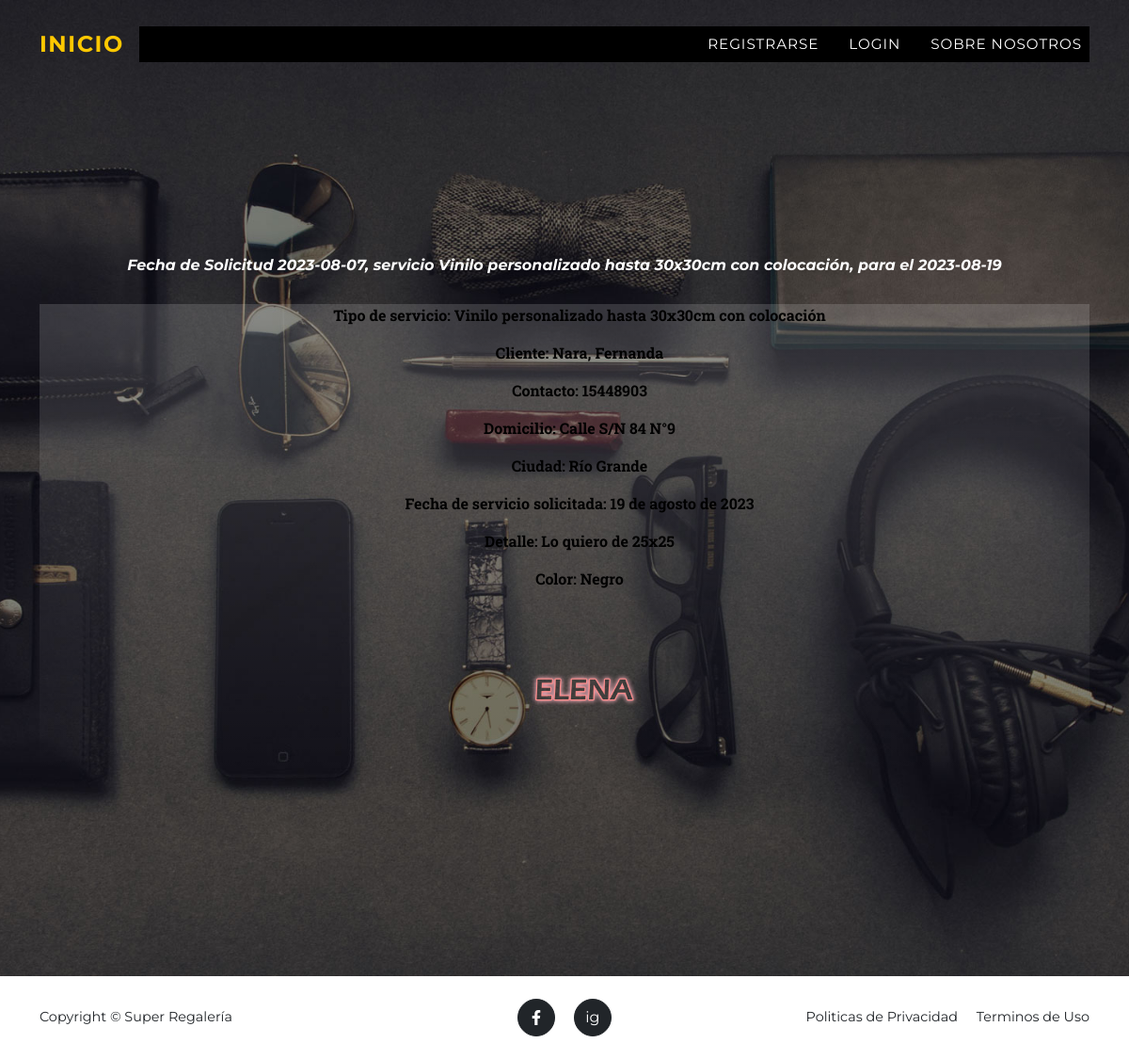
The app's page /venta/servicio/detail/2 with its own data.
### apps/venta/models.py (models this page shows)
class Servicio(models.Model):
    fecha = models.DateField(auto_now_add=True)
    tiposervicio_id = models.ForeignKey(TipoServicio, on_delete=models.SET_NULL, null=True, blank=True)
    cliente_id = models.ForeignKey(Cliente, on_delete=models.SET_NULL, null=True, blank=True)
    fecha_servicio = models.DateField(blank=False, null=False)
    detalle = models.CharField(max_length=400, null=True, blank=True)
    color = models.CharField(max_length=50, null=True, blank=True)
    imagen = models.ImageField(upload_to='img_servicios', blank=True, null=True)
    def __str__(self):
        return f"Fecha de Solicitud {self.fecha.strftime('%Y-%m-%d')}, servicio {self.tiposervicio_id.nombre}, para el {self.fecha_servicio.strftime('%Y-%m-%d')}"

class TipoServicio(models.Model):
    nombre = models.CharField(max_length=150, blank=False, null=False)
    precio = models.DecimalField(max_digits=10, decimal_places=2, blank=False, null=False)
    def __str__(self):
        return self.nombre

### apps/cliente/models.py (models this page shows)
class Cliente (models.Model):
    nombre = models.CharField(max_length=20, blank=False, null=False)
    apellido = models.CharField(max_length=20, blank=False, null=False)
    documento = models.IntegerField(max_length=8, blank=True, null=True)
    contacto = models.IntegerField(max_length=15, blank=True, null=True)
    domicilio = models.CharField(max_length=50, blank=True, null=True)
    nacimiento = models.DateField(null=True)
    ciudad_id = models.ForeignKey(Ciudad, blank=True, null=True, on_delete=models.SET_NULL)
    def __str__(self):
        return f"{self.apellido}, {self.nombre}"

class Ciudad(models.Model):
    nombre = models.CharField(max_length=20)
    def __str__(self):
        return self.nombre

### apps/venta/views.py (the view)
# urls.py: path("servicio/detail/<int:pk>", views.ServicioDetail.as_view(), name="servicio_detail"),
class ServicioDetail(DetailView):
    model = Servicio

### apps/venta/templates/venta/servicio_detail.html
{% extends 'home/index.html' %}
{% load static %}
{% block TITULO_INDEX %}
    <h6>{{ object }}</h6>
{% endblock TITULO_INDEX %}
{% block CONTENIDO_INDEX %}
    <div class="container bg-gradient text-black fw-bold ">
        <ul>Tipo de servicio: {{ object.tiposervicio_id }} </ul>
        <ul>Cliente: {{ object.cliente_id }}</ul>
        <ul>Contacto: {{ object.cliente_id.contacto }}</ul>
        <ul>Domicilio: {{ object.cliente_id.domicilio }}</ul>
        <ul>Ciudad: {{ object.cliente_id.ciudad_id }}</ul>
        <ul>Fecha de servicio solicitada: {{ object.fecha_servicio }} </ul>
        <ul>Detalle: {{ object.detalle }}</ul>
        <ul>Color: {{ object.color }}</ul>
        {% if object.imagen.url %}
            <ul><img src="{{ object.imagen.url }}" alt="imagen" width="200" ></ul>
        {% endif %}
    </div>
{% endblock CONTENIDO_INDEX %}

### records on screen
Servicio: fecha+tiposervicio_id+fecha_servicio "Fecha de Solicitud 2023-08-07, servicio Vinilo personalizado hasta 30x30cm con colocación, para el 2023-08-19", tiposervicio_id "Vinilo personalizado hasta 30x30cm con colocación", cliente_id "Nara, Fernanda", cliente_id.contacto "15448903", cliente_id.domicilio "Calle S/N 84 N°9", cliente_id.ciudad_id "Río Grande", fecha_servicio "19 de agosto de 2023", detalle "Lo quiero de 25x25", color "Negro", imagen (picture)
